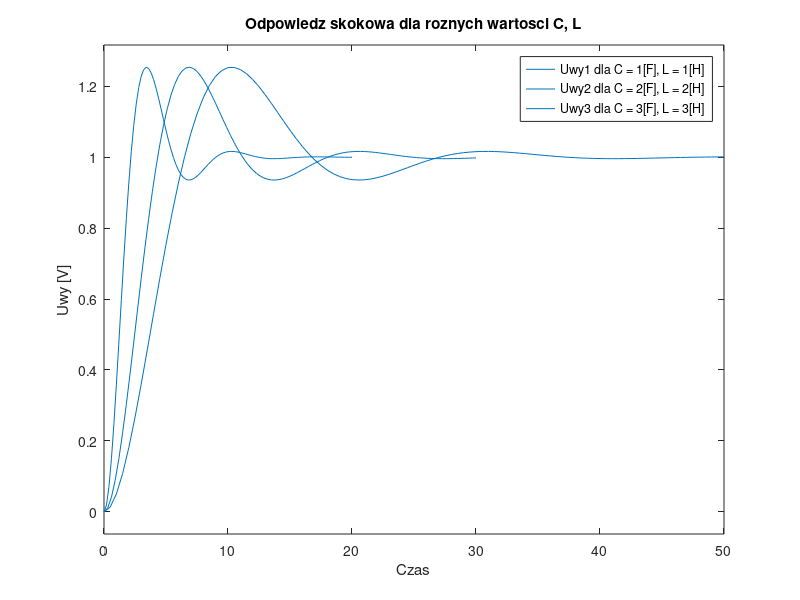
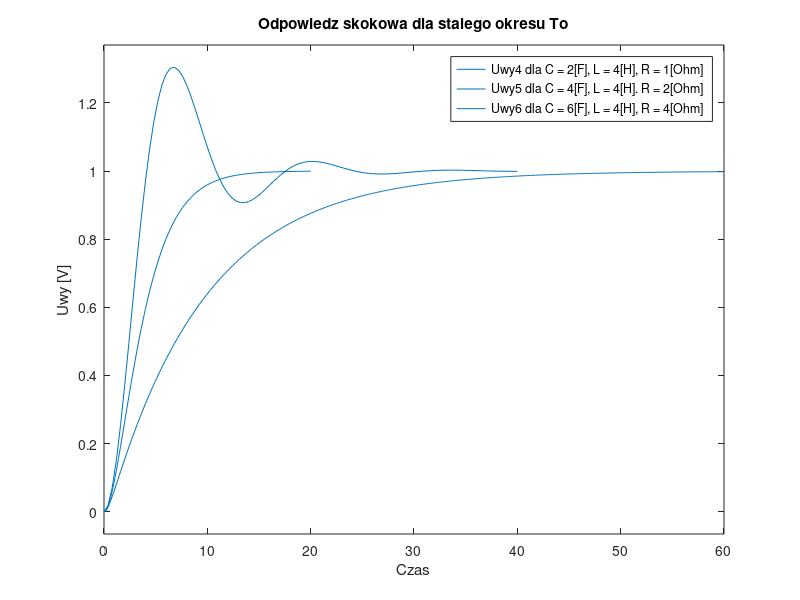

Here is the MATLAB script that generated these plots, in order:
clear;
clc;

disp('M-plik kreslacy odpowiedz skakowa obiektu inercyjnego drugiego rzedu')
disp('')

%--------------------PODPUNKT A---------------------

E = 0.4;

%Wartości nr.1
L1 = 1;
C1 = 1;

%Wartości nr.2
L2 = 2;
C2 = 2;

%Wartości nr.3
L3 = 3;
C3 = 3;

R1=2*E*sqrt(L1/C1);
R2=2*E*sqrt(L2/C2);
R3=2*E*sqrt(L3/C3);

sys1 = tf(1, [L1*C1 C1*R1 1]);
sys2 = tf(1, [L2*C2 C2*R2 1]);
sys3 = tf(1, [L3*C3 C3*R3 1]);

%---------------------------------------------------

%--------------------PODPUNKT B---------------------
To = 2;

%Wartości nr.4
L4 = 4;
C4 = 2;
R4 = 1;
%Wartości nr.5
L5 = 4;
C5 = 4;
R5 = 2;
%Wartości nr.6
L6 = 4;
C6 = 6;
R6 = 4;

%Wspólczynnik tłumienia: 
E4= (0.5*R4)*sqrt(C4/L4);
E5= (0.5*R5)*sqrt(C5/L5);
E6= (0.5*R6)*sqrt(C6/L6);

sys4 = tf(1, [To^2, 2*E4*To, 1]);
sys5 = tf(1, [To^2, 2*E5*To, 1]);
sys6 = tf(1, [To^2, 2*E6*To, 1]);
%---------------------------------------------------

figure(1);
step(sys1);
hold on
step (sys2);
hold on
step(sys3);
grid;
title('Odpowiedz skokowa dla roznych wartosci C, L')
xlabel('Czas');
ylabel('Uwy [V]');
legend('Uwy1 dla C = 1[F], L = 1[H]','Uwy2 dla C = 2[F], L = 2[H]','Uwy3 dla C = 3[F], L = 3[H]')

figure(2);
step(sys4);
hold on
step (sys5);
hold on
step(sys6);
grid;
title('Odpowiedz skokowa dla stalego okresu To')
xlabel('Czas');
ylabel('Uwy [V]');
legend('Uwy4 dla C = 2[F], L = 4[H], R = 1[Ohm]','Uwy5 dla C = 4[F], L = 4[H]. R = 2[Ohm]','Uwy6 dla C = 6[F], L = 4[H], R = 4[Ohm]')
